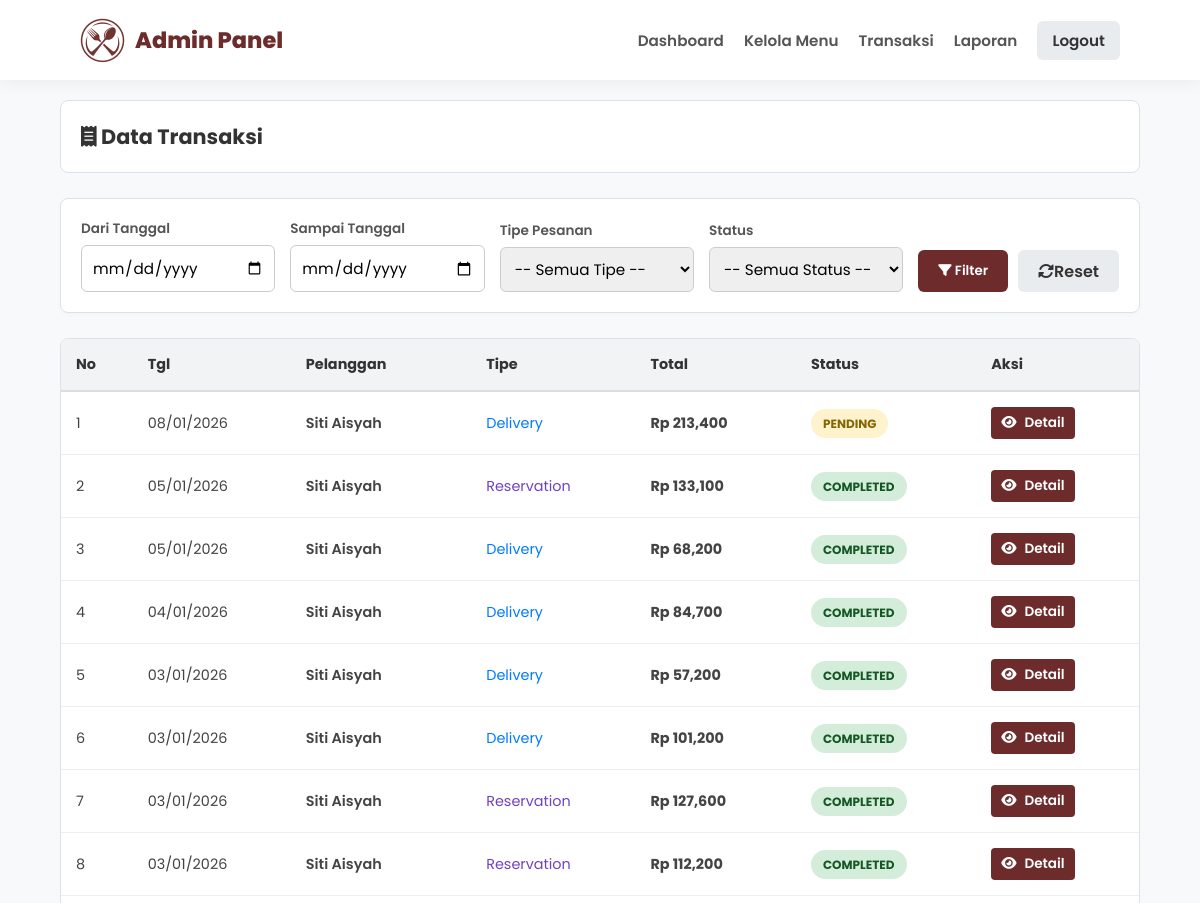
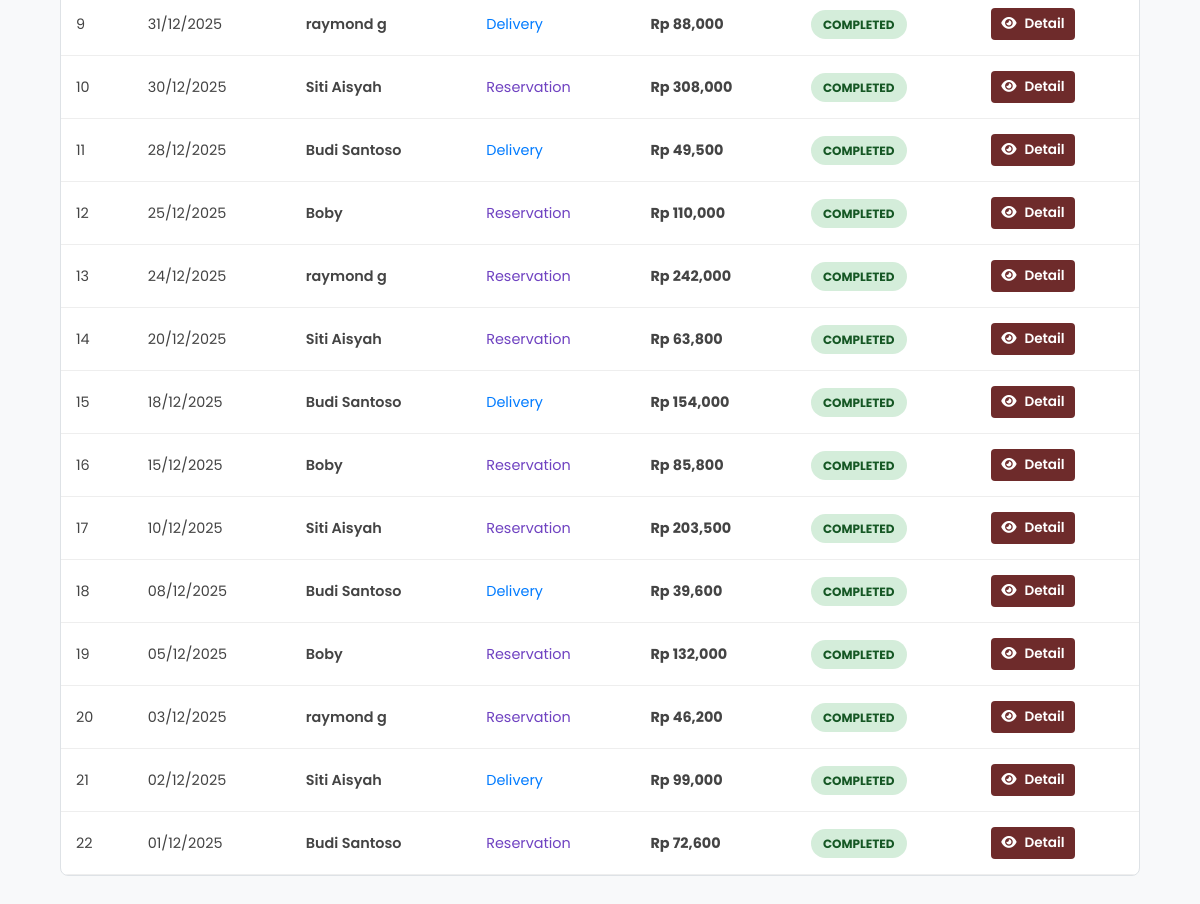
Screenshot of /admin/transaksi.php (signed in) with the database file from the repository (2 pictures, top to bottom).
### tables this page shows
CREATE TABLE `transactions` (
  `transactionID` int(10) NOT NULL,
  `userID` int(10) DEFAULT NULL,
  `transactionDate` date DEFAULT curdate(),
  `totalAmount` decimal(10,2) NOT NULL,
  `paymentMethod` enum('QRIS','Debit/Credit Card','Transfer') NOT NULL,
  `status` enum('pending','process','completed') NOT NULL DEFAULT 'pending',
  `type` enum('Delivery','Reservation') NOT NULL DEFAULT 'Reservation',
  `bookingDate` date DEFAULT NULL,
  `bookingTime` time DEFAULT NULL,
  `pax` int(11) DEFAULT NULL,
  `deliveryAddress` text DEFAULT NULL,
  `deliveryPhone` varchar(20) DEFAULT NULL,
  `roomID` int(11) DEFAULT NULL,
  `duration` int(11) DEFAULT NULL
);

CREATE TABLE `users` (
  `userID` int(10) NOT NULL,
  `nama` varchar(50) NOT NULL,
  `email` varchar(50) NOT NULL,
  `password` varchar(50) NOT NULL,
  `gender` varchar(10) DEFAULT NULL,
  `DOB` date DEFAULT NULL,
  `role` enum('admin','pelanggan') NOT NULL DEFAULT 'pelanggan'
);

### admin/transaksi.php (the view, shortened to what this page needs)
<?php
include '../koneksi.php';
$tgl_mulai = isset($_GET['tgl_mulai']) ? $_GET['tgl_mulai'] : '';
$tgl_selesai = isset($_GET['tgl_selesai']) ? $_GET['tgl_selesai'] : '';
$sql = "SELECT * FROM transactions";
$sql .= " ORDER BY transactionID DESC";
$query = mysqli_query($koneksi, $sql);
?>
<!DOCTYPE html>
<html lang="id">
<head>
    <link rel="stylesheet" href="../css/admin.css">
    <link rel="stylesheet" href="https://cdnjs.cloudflare.com/ajax/libs/font-awesome/6.4.0/css/all.min.css">
</head>
<body>
    <?php include 'navbar.php'; ?>
    <main class="container">
        <div class="page-header">
            <h1 class="page-title"><i class="fas fa-receipt"></i> Data Transaksi</h1>
        </div>
        <div class="filter-card">
            <form action="" method="GET" class="filter-form">
                <div class="form-group">
                    <label>Dari Tanggal</label>
                    <input type="date" name="tgl_mulai" class="form-control" value="<?= $tgl_mulai; ?>">
                </div>
                <div class="form-group">
                    <label>Sampai Tanggal</label>
                    <input type="date" name="tgl_selesai" class="form-control" value="<?= $tgl_selesai; ?>">
                </div>
                <div class="form-group">
                    <label>Tipe Pesanan</label>
                    <select name="tipe" class="form-control">
                        <option value="">-- Semua Tipe --</option>
                    </select>
                </div>
                <div class="form-group">
                    <label>Status</label>
                    <select name="status" class="form-control">
                        <option value="">-- Semua Status --</option>
                    </select>
                </div>
                <div style="display:flex; gap:10px;">
                    <button type="submit" class="btn-filter"><i class="fas fa-filter"></i> Filter</button>
                    <a href="transaksi.php" class="btn-reset"><i class="fas fa-sync-alt"></i> Reset</a>
                </div>
            </form>
        </div>
        <div class="table-responsive">
            <table class="table">
                <thead>
                    <tr>
                        <th>No</th>
                        <th>Tgl</th>
                        <th>Pelanggan</th>
                        <th>Tipe</th>
                        <th>Total</th>
                        <th>Status</th>
                        <th>Aksi</th>
                    </tr>
                </thead>
                <tbody>
                    <?php
                    $no = 1;
                    while($d = mysqli_fetch_array($query)){
                        $statusClass = 'bg-pending';
                        if($d['status'] == 'completed') $statusClass = 'bg-completed';
                        $pelanggan = "Guest";
                        if($d['userID']){
                            $u = mysqli_query($koneksi, "SELECT nama FROM users WHERE userID='{$d['userID']}'");
                            $du = mysqli_fetch_assoc($u);
                            $pelanggan = $du['nama'] ?? 'User Terhapus';
                        } elseif($d['guestName']) {
                            $pelanggan = $d['guestName'] . " (Guest)";
                        }
                    ?>
                    <tr>
                        <td><?= $no++; ?></td>
                        <td><?= date('d/m/Y', strtotime($d['transactionDate'])); ?></td>
                        <td style="font-weight:600;"><?= $pelanggan; ?></td>
                        <td>
                            <?php if($d['type'] == 'Delivery'): ?>
                                <span style="color:#007bff;">Delivery</span>
                            <?php elseif($d['type'] == 'Reservation'): ?>
                                <span style="color:#6f42c1;">Reservation</span>
                            <?php else: ?>
                                <?= $d['type']; ?> <?php endif; ?>
                        </td>
                        <td style="font-weight:bold;">Rp <?= number_format($d['totalAmount']); ?></td>
                        <td>
                            <span class="badge <?= $statusClass; ?>"><?= strtoupper($d['status']); ?></span>
                        </td>
                        <td>
                            <a href="transaksi_detail.php?id=<?= $d['transactionID']; ?>" class="btn btn-sm btn-primary">
                                <i class="fas fa-eye"></i> Detail
                            </a>
                        </td>
                    </tr>
                    <?php } ?>
                </tbody>
            </table>
        </div>
    </main>
</body>
</html>

### css/admin.css (style rules this page uses)
:root { --primary: #6E2B2B; --accent: #FFD700; --bg-body: #f8f9fa; --border-color: #dee2e6; --text-dark: #333; --white: #ffffff; }
* { margin: 0; padding: 0; box-sizing: border-box; font-family: 'Poppins', sans-serif; }
body { background-color: var(--bg-body); color: var(--text-dark); padding-top: 100px; padding-bottom: 50px; overflow-x: hidden; }
.container { width: 90%; max-width: 1200px; margin: 0 auto; padding-bottom: 50px; }
.page-header { background: var(--white); padding: 20px; border: 1px solid var(--border-color); border-radius: 8px; margin-bottom: 25px; display: flex; justify-content: space-between; align-items: center; flex-wrap: wrap; gap: 10px; }
.page-title { font-size: 1.3rem; color: #333; font-weight: 700; margin: 0; }
.filter-box, .filter-card, .report-filter { background: var(--white); padding: 20px; border: 1px solid var(--border-color); border-radius: 8px; margin-bottom: 25px; box-shadow: 0 2px 5px rgba(0, 0, 0, 0.02); }
.filter-card { display: block; }
.filter-form { display: flex; gap: 15px; align-items: flex-end; flex-wrap: wrap; }
.form-group { flex: 1; min-width: 180px; }
.form-group label { display: block; margin-bottom: 6px; font-size: 0.85rem; font-weight: 600; color: #555; }
.form-control, .filter-select { width: 100%; padding: 10px; border: 1px solid #ccc; border-radius: 6px; font-size: 0.95rem; font-family: inherit; }
.table-responsive { background: var(--white); border: 1px solid var(--border-color); border-radius: 8px; padding: 0; overflow-x: auto; margin-top: 10px; }
.table { width: 100%; border-collapse: collapse; min-width: 100%; font-size: 0.9rem; }
.table th { background: #f1f3f5; color: #333; padding: 15px; text-align: left; font-weight: 700; border-bottom: 2px solid #ddd; white-space: nowrap; }
.table td { padding: 15px; border-bottom: 1px solid #eee; color: #444; vertical-align: middle; }
.btn { padding: 10px 18px; border-radius: 6px; text-decoration: none; font-weight: 600; display: inline-flex; align-items: center; gap: 8px; cursor: pointer; border: none; font-size: 0.9rem; transition: 0.2s; }
.btn-primary { background: var(--primary); color: white; }
.btn-filter { background: var(--primary); color: white; padding: 10px 20px; border: none; border-radius: 6px; cursor: pointer; font-weight: 600; height: 42px; }
.btn-reset { background: #e9ecef; color: #333; text-decoration: none; padding: 10px 20px; border-radius: 6px; font-weight: 600; height: 42px; display: inline-flex; align-items: center; }
.btn-sm { padding: 6px 10px; font-size: 0.85rem; border-radius: 4px; }
.badge { padding: 6px 12px; border-radius: 50px; font-size: 0.75rem; font-weight: 700; text-transform: uppercase; }
.bg-pending { background: #fff3cd; color: #856404; }
.bg-completed { background: #d4edda; color: #155724; }

### rows the page displays
transactions: transactionDate "08/01/2026", userID.nama "Siti Aisyah", type "Delivery", totalAmount "213,400", status "PENDING"
transactions: transactionDate "05/01/2026", userID.nama "Siti Aisyah", type "Reservation", totalAmount "133,100", status "COMPLETED"
transactions: transactionDate "05/01/2026", userID.nama "Siti Aisyah", type "Delivery", totalAmount "68,200", status "COMPLETED"
transactions: transactionDate "04/01/2026", userID.nama "Siti Aisyah", type "Delivery", totalAmount "84,700", status "COMPLETED"
transactions: transactionDate "03/01/2026", userID.nama "Siti Aisyah", type "Delivery", totalAmount "57,200", status "COMPLETED"
transactions: transactionDate "03/01/2026", userID.nama "Siti Aisyah", type "Delivery", totalAmount "101,200", status "COMPLETED"
transactions: transactionDate "03/01/2026", userID.nama "Siti Aisyah", type "Reservation", totalAmount "127,600", status "COMPLETED"
transactions: transactionDate "03/01/2026", userID.nama "Siti Aisyah", type "Reservation", totalAmount "112,200", status "COMPLETED"
transactions: transactionDate "31/12/2025", userID.nama "raymond g", type "Delivery", totalAmount "88,000", status "COMPLETED"
transactions: transactionDate "30/12/2025", userID.nama "Siti Aisyah", type "Reservation", totalAmount "308,000", status "COMPLETED"
transactions: transactionDate "28/12/2025", userID.nama "Budi Santoso", type "Delivery", totalAmount "49,500", status "COMPLETED"
transactions: transactionDate "25/12/2025", userID.nama "Boby", type "Reservation", totalAmount "110,000", status "COMPLETED"
transactions: transactionDate "24/12/2025", userID.nama "raymond g", type "Reservation", totalAmount "242,000", status "COMPLETED"
transactions: transactionDate "20/12/2025", userID.nama "Siti Aisyah", type "Reservation", totalAmount "63,800", status "COMPLETED"
transactions: transactionDate "18/12/2025", userID.nama "Budi Santoso", type "Delivery", totalAmount "154,000", status "COMPLETED"
transactions: transactionDate "15/12/2025", userID.nama "Boby", type "Reservation", totalAmount "85,800", status "COMPLETED"
transactions: transactionDate "10/12/2025", userID.nama "Siti Aisyah", type "Reservation", totalAmount "203,500", status "COMPLETED"
transactions: transactionDate "08/12/2025", userID.nama "Budi Santoso", type "Delivery", totalAmount "39,600", status "COMPLETED"
transactions: transactionDate "05/12/2025", userID.nama "Boby", type "Reservation", totalAmount "132,000", status "COMPLETED"
transactions: transactionDate "03/12/2025", userID.nama "raymond g", type "Reservation", totalAmount "46,200", status "COMPLETED"
transactions: transactionDate "02/12/2025", userID.nama "Siti Aisyah", type "Delivery", totalAmount "99,000", status "COMPLETED"
transactions: transactionDate "01/12/2025", userID.nama "Budi Santoso", type "Reservation", totalAmount "72,600", status "COMPLETED"
